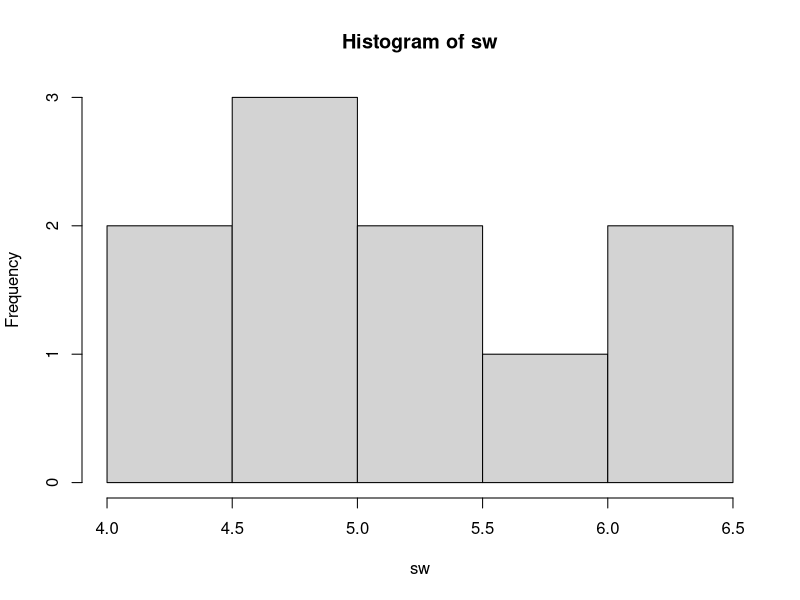

This chart was generated by the following R code:
# P/P1_code.R
# Optimization - Maximium Likelihood Estimation

# We're going to try to estimate parameters with maximum likelihood estimation (MLE)

# This tutorial will introduce you to Fitting Distribution Parameters in R,
# teaching you how to use the fitdistr() function from the MASS package in R.
#
# Often, we might want to approximate statistics describing the shape of 
# distributions, but there may not be a clear analytical method (eg. method 
# of moments) to do so. We can use the power of optimization to help us 
# instead, using a brute-force method to find the value most likely to be the 
# statistic that actually fits our distribution. We can ask R to compute the 
# values of those statistics using the MASS package's fitdistr().
#
# Please open up your project on Posit.Cloud, for our Github class repository
# (https://github.com/timothyfraser/sysen). Start a new R script 
# (File >> New >> R Script). Save the R script as appendix_fitdistr.R. 
# And let's get started!


# ============================================================================
# Getting Started
# ============================================================================

# ----------------------------------------------------------------------------
# Load Packages
# ----------------------------------------------------------------------------

# Load dplyr, which contains most data wrangling functions
library(dplyr)

# Load the fitdistr() function directly from the MASS package. 
# We'll do this, rather than loading the whole MASS package, because MASS 
# will cancel out some dplyr functions that share the same names otherwise. 
# See how fitdistr has now shown up in your environment as a function?
fitdistr = MASS::fitdistr


# ----------------------------------------------------------------------------
# Our Data
# ----------------------------------------------------------------------------

# As our raw data, let's use our vector of seawall heights sw. 
# Its raw distribution can be visualized with hist(sw).

# Let's remake again our vector of seawall heights
sw = c(4.5, 5, 5.5, 5, 5.5, 6.5, 6.5, 6, 5, 4)
hist(sw)


# ============================================================================
# Example: Exponential Distribution
# ============================================================================

# We have our vector of seawall heights sw. We have 2 main ways of 
# calculating statistics that describe the distribution of sw. These include 
# an analytical approach (method of moments) and a brute-force approach 
# (maximum likelihood estimation).
#
# - In the analytical approach (method of moments), which we learned in the 
#   main textbook, we use formula that have been derived by mathematicians 
#   to describe the parameters of a particular distribution.
#
# - In the brute-force approach (maximum likelihood estimation), we use a 
#   secondary parameter called likelihood to find the parameter values most 
#   likely to fit your data. We say, if the parameter had value A (for 
#   example), what's the joint probability (likelihood) of finding your 
#   observed values (sw) in a distribution with that trait A? We use maximum 
#   likelihood estimation to iteratively test various different values for 
#   parameter A, and choose the value that provides the highest likelihood - 
#   a.k.a. the maximum likelihood.
#
# Note: Remember: a parameter is a single number that describes a full 
# population. A statistic is a single number that describes a sample. This 
# key difference aside, the terms are largely interchangeable.
#
# Let's use the exponential distribution as a helpful example. It has one 
# parameter - rate (also known as lambda), describing 1/mean.
#
# Let's calculate the rate parameter a few ways, using (1) the method of 
# moments, (2) maximum likelihood estimation (MLE) using fitdistr(), and 
# (3) maximum likelihood estimation (MLE) using optim().


# ----------------------------------------------------------------------------
# Method of Moments
# ----------------------------------------------------------------------------

# Let's use the method of moments to find the inverse mean
1 / (sum(sw) / length(sw))
# Equivalent to...
1 / mean(sw)


# ----------------------------------------------------------------------------
# MLE with fitdistr()
# ----------------------------------------------------------------------------

# Let's ask fitdistr to run maximum likelihood estimation.
#
# Maximum likelihood estimation requires a benchmark distribution to compare 
# against, so we need to specify the distribution type as densfun = [type name]. 
# In this case, let's do exponential. (See a list of supported distributions 
# using ?MASS::fitdistr)

sw %>% MASS::fitdistr(densfun = "exponential")

# Pretty darn similar to the value we got from the method of moments, right?


# ----------------------------------------------------------------------------
# MLE with optim()
# ----------------------------------------------------------------------------

# Alternatively, we could run maximum likelihood estimation manually, using 
# optim(). optim() is R's built in optimization function. We'll learn maximum 
# likelihood estimation a little more later in the book. The key idea is this:
#
# dexp(x = 2, rate = 0.1) gives the probability of the value x = 2 showing up 
# in an exponential distribution characterized by a parameter rate = 0.1.

dexp(x = 2, rate = 0.1)

# dexp(x = sw, rate = 0.1) gives the probabilities for each value of x if they 
# showed up in an exponential distribution characterized by a parameter 
# rate = 0.1.

# You can also pipe the values of x into dexp() like this
sw %>% dexp(rate = 0.1)

# The joint probability of these values of x occurring together is called the 
# likelihood. We can take the product using prod().

# Let's get the likelihood of these values...
sw %>% dexp(rate = 0.1) %>% prod()

# Likelihood tend to be very small numbers, so a helpful trick is to calculate 
# the log-likelihood instead, meaning the sum of logged probabilities.

# See how these two processes produce the same output?
# Get the log of probabilities multiplied together...
sw %>% dexp(rate = 0.1) %>% prod() %>% log()
# Get the sum of logged probabilities...
sw %>% dexp(rate = 0.1) %>% log() %>% sum()
# They're equivalent

# Then, we write up a short function called loglikelihood(), including two 
# inputs (1) par and (2) our data x. I added an example value 0.1 to par just 
# as a reminder for what it means.

loglikelihood = function(par = 0.1, x){ 
  dexp(x = x, rate = par) %>% log() %>% sum()   
}
# Try it!
loglikelihood(par = 0.1, x = sw)

# Finally, we run an optimizer using optim(), supplying a starting value for 
# search par = 0.1, our raw data x, and our function loglikelihood. We want to 
# maximize the loglikelihood, but optim() minimizes by default, so we'll say, 
# control = list(fnscale = -1) to flip the scale.

optim(par = c(0.1), x = sw, fn = loglikelihood, control = list(fnscale = -1))

# Compare the final parameter value against fitdistr's results! They're about 
# the same.

fitdistr(x = sw, densfun = "exponential")

# Voila! You made your own maximum likelihood estimator manually. Certainly, 
# optim() was a little more time consuming, but now you know how fitdistr truly 
# works inside!


# ============================================================================
# Applications
# ============================================================================

# Let's try applying the same general approach with fitdistr to other 
# distributions.


# ----------------------------------------------------------------------------
# Normal Distribution
# ----------------------------------------------------------------------------

# What parameter values would best describe our distribution's shape, if this 
# data were from a normal distribution? Remember, normal distributions have 
# a mean and a sd.

# Method of Moments
sw %>% mean()
sw %>% sd()
# Maximum Likelihood Estimation
sw %>% fitdistr(densfun = "normal")


# ----------------------------------------------------------------------------
# Poisson Distribution
# ----------------------------------------------------------------------------

# What parameter values would best describe our distribution's shape, if this 
# data were from a Poisson distribution? Remember, poisson distributions have 
# a lambda parameter describing the mean.

# Method of moments
sw %>% mean()
# Maximum Likelihood Estimation
sw %>% fitdistr(densfun = "poisson")


# ----------------------------------------------------------------------------
# Gamma Distribution
# ----------------------------------------------------------------------------

# What parameter values would best describe our distribution's shape, if this 
# data were from a Gamma distribution? Remember, gamma distributions have a 
# shape parameter approximately equal to mean^2/variance and a scale parameter 
# approximately equal to variance/mean.

# Method of Moments
# For shape, we want the rate of how much greater the mean-squared is than 
# the variance.
mean(sw)^2 / var(sw)

# For rate, we like to get the inverse of the variance divided by the mean.
1 / (var(sw) / mean(sw) )

# Maximum Likelihood Estimation
sw %>% fitdistr(densfun = "gamma")


# ----------------------------------------------------------------------------
# Weibull Distribution
# ----------------------------------------------------------------------------

# What parameter values would best describe our distribution's shape, if this 
# data were from a Weibull distribution? Remember, weibull distributions have 
# a shape parameter and a scale parameter. (But we can't easily use the method 
# of moments here right now.)

# Estimate the shape and scale parameters for a weibull distribution
sw %>% fitdistr(densfun = "weibull")


# ============================================================================
# Learning Check 1
# ============================================================================

# Question:
#
# You've been recruited to evaluate the frequency of Corgi sightings in the 
# Ithaca Downtown. A sample of 10 students each reported the number of corgis 
# they saw last Tuesday in town. Calculate the statistics summarizing each 
# distribution, if it were a normal, poisson, exponential, gamma, or weibull 
# distribution. Please use fitdistr for all your calculations.
#
# Beth saw 5, Javier saw 1, June saw 10(!), Tim saw 3, Melanie saw 4, 
# Mohammad saw 3, Jenny say 6, Yosuke saw 4, Jimena saw 5, and David saw 2.
#
# ----------------------------------------------------------------------------
# View Answer!
# ----------------------------------------------------------------------------

# First, let's make the data.

# Make distribution of Corgis
corgi = c(5, 1, 10, 3, 4, 3, 6, 4, 5, 2)

# Next, let's compute the estimated statistics using maximum likelihood 
# estimation.

# Compute statistics for each distributions
corgi %>% fitdistr(densfun = "normal")
corgi %>% fitdistr(densfun = "poisson")
corgi %>% fitdistr(densfun = "exponential")
corgi %>% fitdistr(densfun = "gamma")
corgi %>% fitdistr(densfun = "weibull")


# ============================================================================
# Conclusion
# ============================================================================

# Congratulations! You now know how to use fitdistr() to approximate the 
# parameters for a dataset, assuming various different types of distributions. 
# You also learned maximum likelihood estimation, the core technique underneath 
# fitdistr(), and how to perform it manually using optim(). Great work!

# Clean up workspace (optional)
rm(list = ls())
